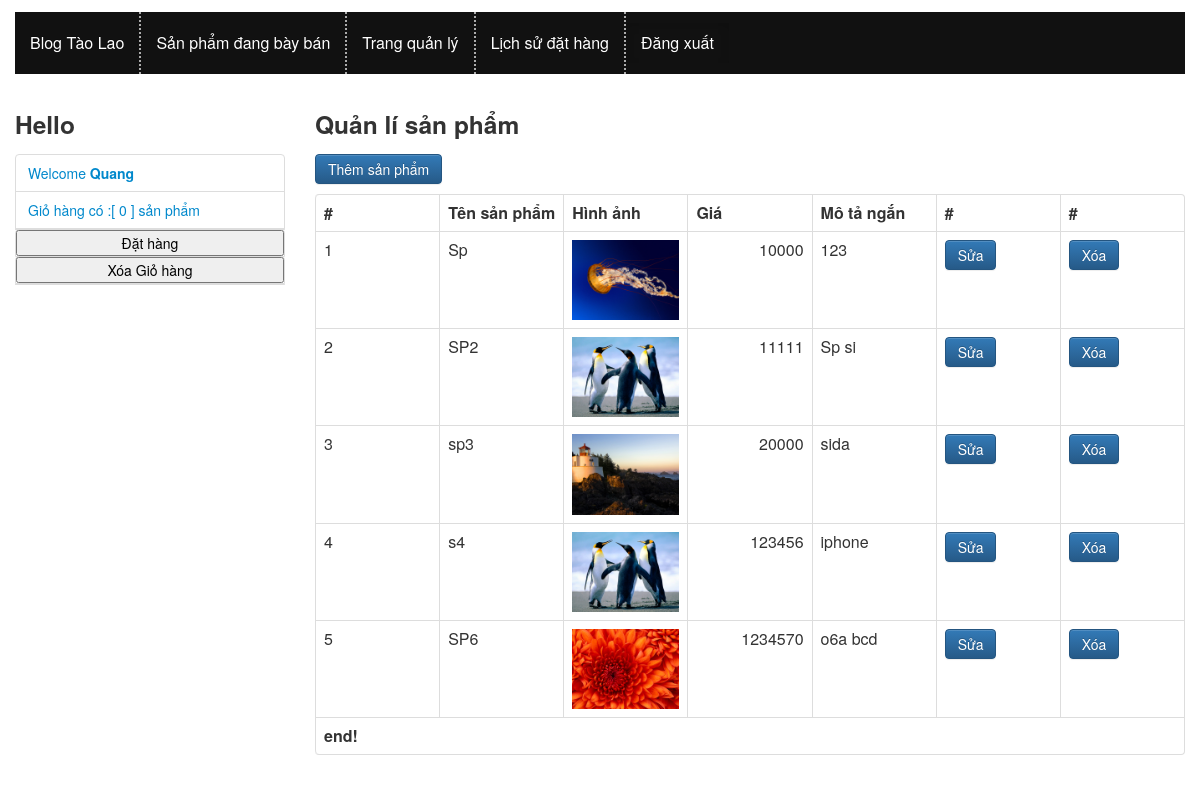
The app's page /index.php?c=product&m=list (signed in), older data.
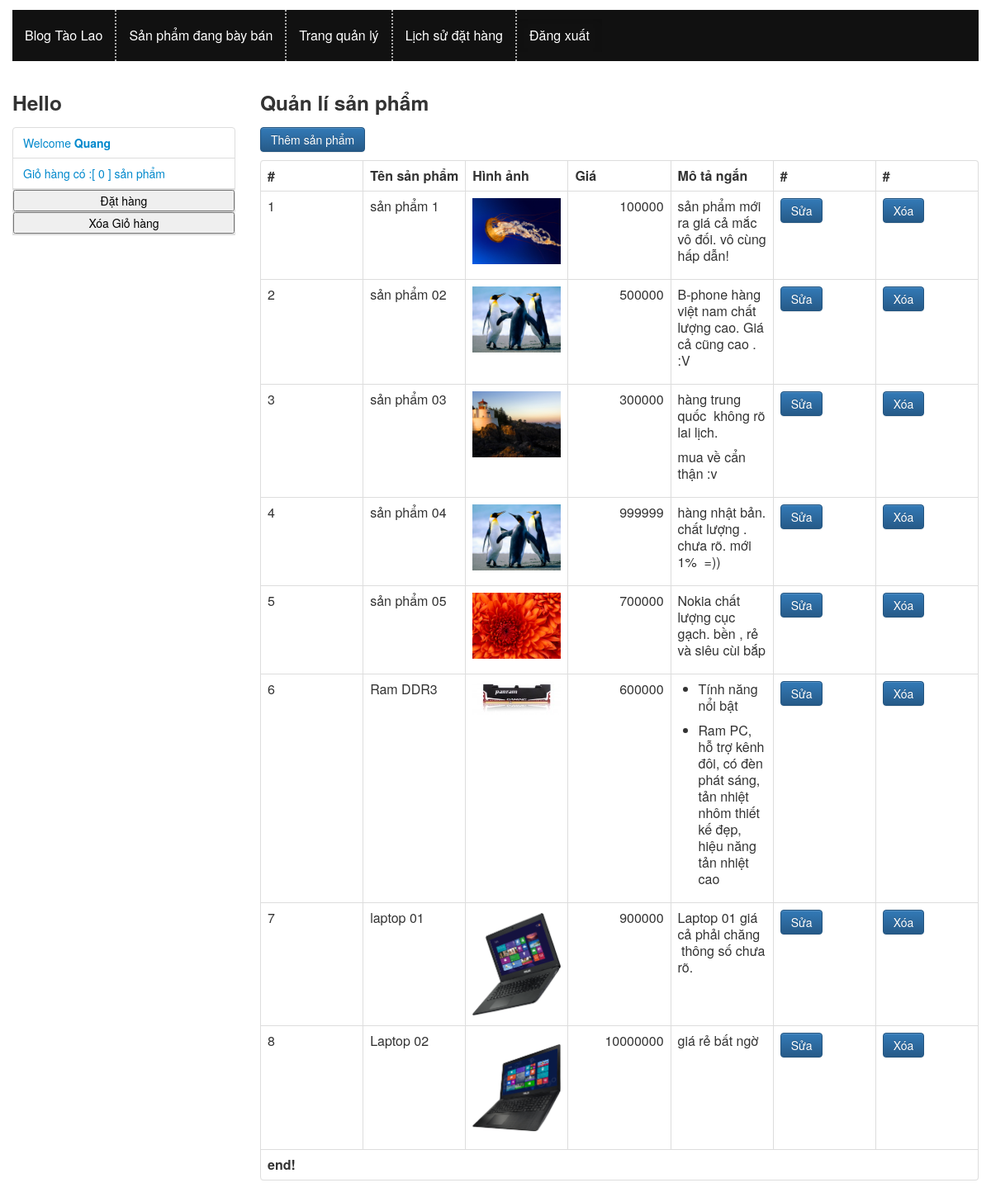
The same page, newer data.
### tables this page shows
CREATE TABLE IF NOT EXISTS `products` (
  `product_id` int(11) unsigned NOT NULL AUTO_INCREMENT,
  `product_name` text NOT NULL,
  `product_image` text NOT NULL,
  `product_ucontent` text NOT NULL,
  `product_price` float NOT NULL DEFAULT '0',
  PRIMARY KEY (`product_id`)
);

### includes/common.php (called while the page is built, shortened)
<?php
function render($file, $data) {
    extract($data);
    include ROOT . DS . 'views' . DS . $file;
}

### controllers/product.php (called while the page is built, shortened)
	<?php
function product_list()
{
	$data = array();
	$data['products'] = model('product')->All();
	$data['template_file'] = 'product/list.php';
	render('layout.php', $data);
}
	?>

### includes/db.php (called while the page is built, shortened)
<?php
function db_get_all($sql) {
    $result = mysql_query($sql);
    $data = array();
    if ($result) {
        while ($row = mysql_fetch_assoc($result)) {
            $data[] = $row;
        }
    }
    return $data;
}

### models/model.php (called while the page is built, shortened)
<?php
class Model {
    public $table = '';
    public function all() {
        $sql = "SELECT * FROM `{$this->table}`";
        return db_get_all($sql);
    }
}

### views/product/list.php (the view, shortened to what this page needs)
<h3>Quản lí sản phẩm </h3>
<p>
    <a href="index.php?c=product&m=add" class="btn btn-primary">Thêm sản phẩm</a>
</p>
<table class="table table-bordered">
    <tr>
        <th>#</th>
        <th>Tên sản phẩm</th>
        <th>Hình ảnh</th>
        <th>Giá</th>
        <th> Mô tả ngắn</th>
        <th>#</th>
        <th>#</th>
    </tr>
    <?php
        $i = 0;
        foreach ($products as $p):
        $i++;
    ?>
    <tr>
        <td><?php echo $i;  ?> </td>
        <td id="aaa"> <?php echo $p['product_name']; ?> </td>
        <td> <img src=" <?php echo $p['product_image']; ?>"/></td>
        <td class="text-right"> <?php echo $p['product_price']; ?> </td>
        <td> <?php echo $p['product_ucontent'] ?> </td>
        <td  > <a href="index.php?c=product&m=edit&id=<?php echo $p['product_id']; ?>" class="btn btn-primary" > Sửa </a></td>
        <td  ><a href="index.php?c=product&m=delete&id=<?php echo $p['product_id']; ?>" class="btn btn-primary" onclick="return confirm('Bạn có chắc chắn muốn xóa sản phẩm ?');" > Xóa</a> </td>
    </tr>
    <?php
        endforeach;
        if ($i):
    ?>
    <tr>
        <td colspan="7"><strong>end!</strong></td>
    </tr>
    <?php else: ?>
    <tr>
        <td colspan="4" class="text-center"><strong> Chưa có sản phẩm nào được rao bán :v</strong></td>
    </tr>
    <?php endif; ?>
</table>

Row changes from the older to the newer data that the page shows:
changed products: product_name "Sp" → "sản phẩm 1"; product_price "10000" → "100000"; product_ucontent "123" → "sản phẩm mới ra giá cả mắc vô đối. vô cùng hấp dẫn!"
changed products: product_name "SP2" → "sản phẩm 02"; product_price "11111" → "500000"; product_ucontent "Sp si" → "B-phone hàng việt nam chất lượng cao. Giá cả cũng cao . :V"
changed products: product_name "sp3" → "sản phẩm 03"; product_price "20000" → "300000"; product_ucontent "sida" → "hàng trung quốc không rõ lai lịch. mua về cẩn thận :v"
changed products: product_name "s4" → "sản phẩm 04"; product_price "123456" → "999999"; product_ucontent "iphone" → "hàng nhật bản. chất lượng . chưa rõ. mới 1% =))"
changed products: product_name "SP6" → "sản phẩm 05"; product_price "1234570" → "700000"; product_ucontent "o6a bcd" → "Nokia chất lượng cục gạch. bền , rẻ và siêu cùi bắp"
added products: product_name "Ram DDR3", product_image (picture), product_price "600000", product_ucontent "Tính năng nổi bật Ram PC, hỗ trợ kênh đôi, có đèn phát sáng, tản nhiệt nhôm thiết kế đẹp, hiệu năng tản nhiệt cao"
added products: product_name "laptop 01", product_image (picture), product_price "900000", product_ucontent "Laptop 01 giá cả phải chăng thông số chưa rõ."
added products: product_name "Laptop 02", product_image (picture), product_price "10000000", product_ucontent "giá rẻ bất ngờ"
